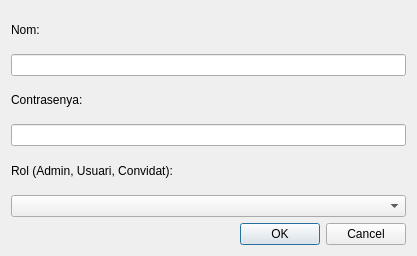
<?xml version="1.0" encoding="UTF-8"?>
<ui version="4.0">
 <class>Dialog</class>
 <widget class="QDialog" name="Dialog">
  <property name="geometry">
   <rect>
    <x>0</x>
    <y>0</y>
    <width>417</width>
    <height>256</height>
   </rect>
  </property>
  <property name="windowTitle">
   <string>Dialog</string>
  </property>
  <layout class="QGridLayout" name="gridLayout">
   <item row="0" column="0">
    <layout class="QVBoxLayout" name="verticalLayout">
     <item>
      <widget class="QLabel" name="labelNom">
       <property name="text">
        <string>Nom:</string>
       </property>
      </widget>
     </item>
     <item>
      <widget class="QLineEdit" name="lineEditNom"/>
     </item>
     <item>
      <widget class="QLabel" name="labelContrasenya">
       <property name="text">
        <string>Contrasenya:</string>
       </property>
      </widget>
     </item>
     <item>
      <widget class="QLineEdit" name="lineEditContrasenya">
       <property name="echoMode">
        <enum>QLineEdit::Password</enum>
       </property>
      </widget>
     </item>
     <item>
      <widget class="QLabel" name="labelRol">
       <property name="sizePolicy">
        <sizepolicy hsizetype="Preferred" vsizetype="Preferred">
         <horstretch>0</horstretch>
         <verstretch>0</verstretch>
        </sizepolicy>
       </property>
       <property name="text">
        <string>Rol (Admin, Usuari, Convidat):</string>
       </property>
      </widget>
     </item>
     <item>
      <widget class="QComboBox" name="ComboBoxRol">
       <property name="currentIndex">
        <number>-1</number>
       </property>
       <item>
        <property name="text">
         <string>Admin</string>
        </property>
       </item>
       <item>
        <property name="text">
         <string>Usuari</string>
        </property>
       </item>
       <item>
        <property name="text">
         <string>Convidat</string>
        </property>
       </item>
      </widget>
     </item>
     <item>
      <widget class="QDialogButtonBox" name="buttonBox">
       <property name="orientation">
        <enum>Qt::Horizontal</enum>
       </property>
       <property name="standardButtons">
        <set>QDialogButtonBox::Cancel|QDialogButtonBox::Ok</set>
       </property>
      </widget>
     </item>
    </layout>
   </item>
  </layout>
 </widget>
 <resources/>
 <connections>
  <connection>
   <sender>buttonBox</sender>
   <signal>accepted()</signal>
   <receiver>Dialog</receiver>
   <slot>accept()</slot>
   <hints>
    <hint type="sourcelabel">
     <x>248</x>
     <y>254</y>
    </hint>
    <hint type="destinationlabel">
     <x>157</x>
     <y>274</y>
    </hint>
   </hints>
  </connection>
  <connection>
   <sender>buttonBox</sender>
   <signal>rejected()</signal>
   <receiver>Dialog</receiver>
   <slot>reject()</slot>
   <hints>
    <hint type="sourcelabel">
     <x>316</x>
     <y>260</y>
    </hint>
    <hint type="destinationlabel">
     <x>286</x>
     <y>274</y>
    </hint>
   </hints>
  </connection>
 </connections>
</ui>
